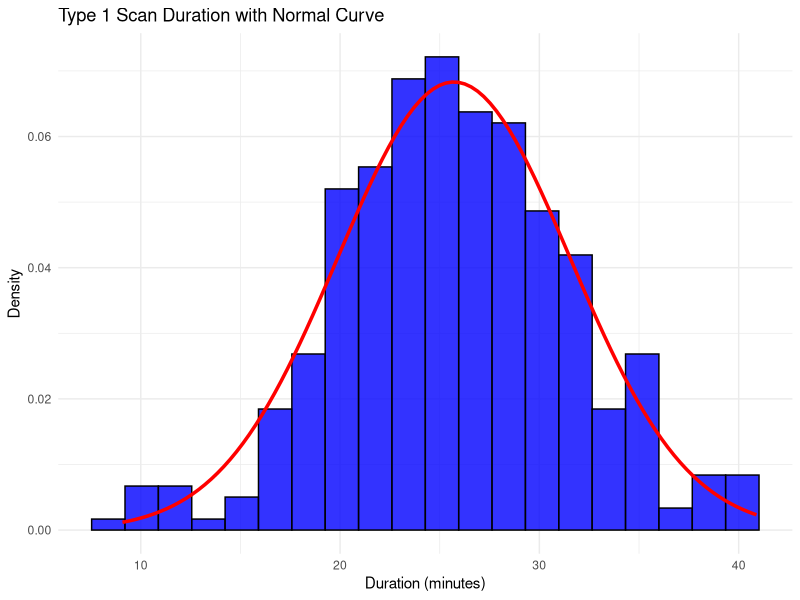
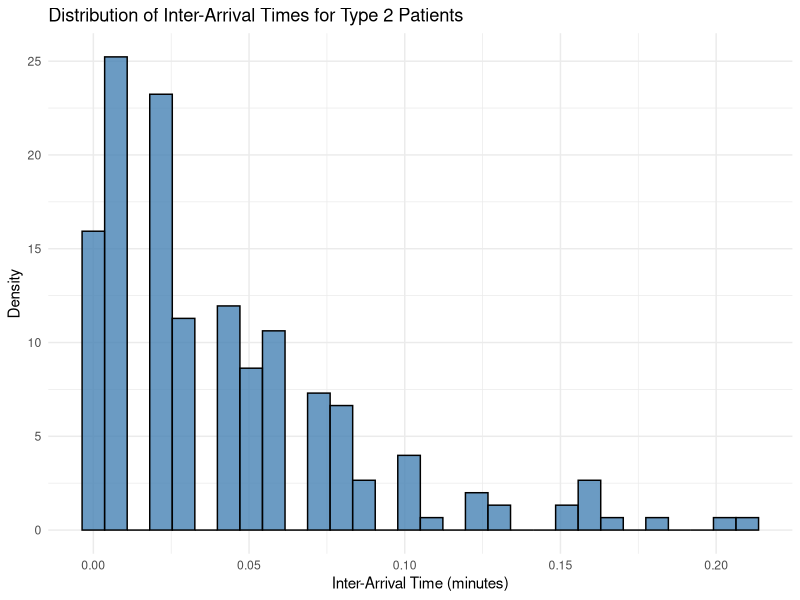

Source code (R) for these figures, in order: (Note: this script raises an error after producing the figures.)
#----load packages----
library(dplyr)
library(ggplot2)
library(readr)
library(tibble)
library(boot)

#----load data----
data <- read.csv("ScanRecords.csv") #load data
View(data)

data_n <- mutate(data, Duration = Duration * 60 , Time = as.numeric(Time)) #mutate 
#the data so everything is shown in minutes
View(data_n)

split_data <- split(data_n, data$PatientType) #split up the data for each type
View(split_data)
type1 <- split_data$"Type 1"  #type 1
type2 <- split_data$"Type 2"  #type 2

data_1d <- type1$Duration #load duration of type 1
data_2d <- type2$Duration #load duration of type 2
View(data_1d)
View(data_2d)

data_1t <- type1$Time #load duration of type 1
data_2t <- type2$Time #load duration of type 2
View(data_1t)
View(data_2t)

#----Patients type 1----
#----number daily patients (t1)----
#number of patients is a Poisson distribution (given in the case)

#Daily counts of Type 1 patients 
daily_counts_t1 <- summarise(
  group_by(type1, Date),
  n_patients = n(),
  .groups = "drop"
)

daily_n1 <- daily_counts_t1$n_patients
print(daily_n1)

lambda_hat <- mean(daily_n1)  #find the mean of the number of daily patients
lambda_hat <- round(lambda_hat, digits= 2)  #round up to have simple number for hospital
print(lambda_hat)
cat("Mean of number of patients of type 1 daily is:", lambda_hat,"\n")

sd_daily_n1 <- sd(daily_n1) #get the standard deviation for number of patients daily
sd_daily_n1 <- round(sd_daily_n1, digits= 2)  #round up number
print(sd_daily_n1)
cat("Standard deviance of number of patients of type 1 daily is:", sd_daily_n1,"\n")

#----bootstrap the uncertainty of daily patients (t1) parameters----
lambda_estimate <- function(data, indices) {
  resampled_data <- data[indices] # get new resampled data
  mean(resampled_data)  # calculate the new mean
}

sigma_estimate <- function(data, indices) {
  resampled_data <- data[indices] # get new resampled data
  sd(resampled_data)  # calculate the new standard deviation
}

# Bootstrapping part
n_boot <- 1000  # number of times for bootstrap replicates

# Bootstrap for mean
boot_results_daily1 <- boot(data = daily_n1,
                            statistic = lambda_estimate,
                            R = n_boot)

# Calculate CI for bootstrap at 0.95 for mean
boot_ci_daily_n1 <- boot.ci(boot_results_daily1, conf = 0.95, type = "bca")
results_boot_ci_d1 <- round(boot_ci_daily_n1$bca[4:5], digits = 2)
cat("Estimated lambda (mean daily arrivals for Type 1):", round(boot_results_daily1$t0, digits = 2), "\n")
cat("95% Confidence Interval for lambda:", results_boot_ci_d1, "\n")

# Bootstrap for standard deviation
boot_results_daily1_sd <- boot(data = daily_n1,
                               statistic = sigma_estimate,
                               R = n_boot)

# Calculate CI for bootstrap at 0.95 for standard deviation
boot_ci_daily_n1_sd <- boot.ci(boot_results_daily1_sd, conf = 0.95, type = "bca")
results_boot_ci_d1_sd <- round(boot_ci_daily_n1_sd$bca[4:5], digits = 2)
cat("Estimated sigma (standard deviation of daily arrivals for Type 1):", round(boot_results_daily1_sd$t0, digits = 2), "\n")
cat("95% Confidence Interval for sigma:", results_boot_ci_d1_sd, "\n")


#----scan duration patients type 1 ----
#----parameters for duration----
mean_dur_1 <- mean(data_1d)  #get the mean of the duration for the scans of type 1
mean_dur_1 <- round(mean_dur_1, digits= 2)  #round number of minutes
mean_dur_1
cat("Mean of duration for scans for patients type 1 is:", mean_dur_1, "\n")

sd_dur_1 <- sd(data_1d) #get the sd of type 1 for duration
sd_dur_1 <- round(sd_dur_1, digits= 2)
sd_dur_1
cat("SD of duration for scans for patients type 1 is:", sd_dur_1, "\n")


#----visualize distribution of duration type 1----
#histogram to get distribution of duration for type 1
ggplot(type1, aes(x = Duration)) +
  geom_histogram(aes(y = after_stat(density)), bins = 20, fill = "blue", color = "black", alpha = 0.8) +
  stat_function(fun = dnorm,
                args = list(mean = mean_dur_1, sd = sd_dur_1),
                color = "red", linewidth = 1.2) +
  labs(title = "Type 1 Scan Duration with Normal Curve",
       x = "Duration (minutes)", y = "Density") +
  theme_minimal()

#the line over the histogram fits the normal distribution with mu = 25.71 (mean_dur_1)
#and sigma = 5.84 (sd_dur_1)

#----bootstrap for duration parameters----
duration_estimate <- function(data, indices) {
  resampled_data <- data[indices] #get new resampled data of scan durations
  c(mean= mean(resampled_data), sd= sd(resampled_data))  #calculate always the new mean
}

#bootstraping part
n_boot <- 1000  #number of times for bootstrap replicates

boot_results_duration1 <- boot(data= data_1d,
                               statistic = duration_estimate,
                               R= n_boot)

#calculate CI for bootstrap at 0.95
boot_ci_duration1_mean <- boot.ci(boot_results_duration1, conf = 0.95, type = "bca", index=1)
print(boot_ci_duration1_mean)

boot_ci_duration1_sd <- boot.ci(boot_results_duration1, conf = 0.95, type = "bca", index=2)
print(boot_ci_duration1_sd)

cat("Estimated mean duration for Type 1:",
    round(boot_results_duration1$t0[1], digits=2), "\n")
cat("95% Confidence Interval for mean duration for Type 1",round(boot_ci_duration1_mean$bca[4:5],digits= 2),"\n")
cat("Estimated sd duration for Type 1:",
    round(boot_results_duration1$t0[2], digits=2), "\n")
cat("95% Confidence Interval for sd duration for Type 1",
    round(boot_ci_duration1_sd$bca[4:5], digits= 2),"\n")

#----Patients type 2----
#----number daily patients (t2)----
#number of patients is a Poisson distribution (given in the case)

#Daily counts of Type 2 patients 
daily_counts_t2 <- summarise(
  group_by(type2, Date),
  n_patients = n(),
  .groups = "drop"
)

daily_n2 <- daily_counts_t2$n_patients
print(daily_n2)

lambda_hat_t2 <- mean(daily_n2)  #find the mean of the number of daily patients
lambda_hat_t2 <- round(lambda_hat_t2, digits= 2)  #round up to have simple number for hospital
print(lambda_hat_t2)
cat("Mean of number of patients of type 2 daily is:", lambda_hat_t2,"\n")

sd_daily_n2 <- sd(daily_n2) #get the standard deviation for number of patients daily
sd_daily_n2 <- round(sd_daily_n2, digits= 2)  #round up number
print(sd_daily_n2)
cat("Standard deviance of number of patients of type 2 daily is:", sd_daily_n2,"\n")

#----bootstrap the uncertainty of daily patients (t2) parameters----
lambda_estimate_t2 <- function(data, indices) {
  resampled_data <- data[indices] #get new resampled data
  mean(resampled_data)  #calculate always the new mean
}

sigma_estimate_t2 <- function(data, indices) {
  resampled_data <- data[indices] # get new resampled data
  sd(resampled_data)  # calculate the new standard deviation
}

#bootstraping part
n_boot <- 1000  #number of times for bootstrap replicates

#bootstrap
boot_results_daily2 <- boot(data= daily_n2,
                            statistic = lambda_estimate_t2,
                            R= n_boot)

#calculate CI for bootstrap at 0.95
boot_ci_daily_n2 <- boot.ci(boot_results_daily2, conf = 0.95, type = "bca")
print(boot_ci_daily_n2)
results_boot_ci_d2 <- round(boot_ci_daily_n2$bca[4:5], digits=2)
results_boot_ci_d2
cat("Estimated lambda_t2 (mean daily arrivals for Type 2):", round(boot_results_daily2$t0, digits=2), "\n")
cat("95% Confidence Interval for lambda_t2:", results_boot_ci_d2, "\n")


# Bootstrap for standard deviation
boot_results_daily2_sd <- boot(data = daily_n2,
                               statistic = sigma_estimate_t2,
                               R = n_boot)

# Calculate CI for bootstrap at 0.95 for standard deviation
boot_ci_daily_n2_sd <- boot.ci(boot_results_daily2_sd, conf = 0.95, type = "bca")
results_boot_ci_d2_sd <- round(boot_ci_daily_n2_sd$bca[4:5], digits = 2)
cat("Estimated sigma (standard deviation of daily arrivals for Type 2):",
    round(boot_results_daily2_sd$t0, digits = 2), "\n")
cat("95% Confidence Interval for sigma:", results_boot_ci_d2_sd, "\n")

#----distribution inter-arrival times ----
# Plot histogram of times between arrival for Type 2 patients
type2_sorted <- type2 %>% arrange(Time)

inter_arrival_times <- diff(type2_sorted$Time)

ggplot(data.frame(inter_arrival_times), aes(x = inter_arrival_times)) +
  geom_histogram(aes(y = after_stat(density)), bins = 30, fill = "steelblue", color = "black", alpha = 0.8) +
  labs(title = "Distribution of Inter-Arrival Times for Type 2 Patients",
       x = "Inter-Arrival Time (minutes)",
       y = "Density") +
  theme_minimal()

#checking for exponential distribution
fit_exp <- fitdist(inter_arrival_times, "exp", method = "mle")
plot(fit_exp)

ggplot(data.frame(inter_arrival_times), aes(x = inter_arrival_times)) +
  geom_histogram(aes(y = after_stat(density)), bins = 30, fill = "blue", color = "black", alpha = 0.8) +
  stat_function(fun = dexp,
                args = (rate = fit_exp$estimate["rate"]),
                color = "red", linewidth = 1.2) +
  labs(title = "Distribution of Inter-Arrival Times for Type 2 Patients",
       x = "Inter-Arrival Time (minutes)",
       y = "Density") +
  theme_minimal()


#checking for gamma distribution for arrival times
fit_gamma_at <- fitdist(inter_arrival_times, "gamma", method = "mle")
plot(fit_gamma_at)


ggplot(data.frame(inter_arrival_times), aes(x = inter_arrival_times)) +
  geom_histogram(aes(y = after_stat(density)), bins = 30, fill = "blue", color = "black", alpha = 0.8) +
  stat_function(fun = dgamma,
                args = list(shape= fit_gamma_at$estimate["shape"], rate = fit_gamma_at$estimate["rate"]),
                color = "red", linewidth = 1.2) +
  labs(title = "Distribution of Inter-Arrival Times for Type 2 Patients",
       x = "Inter-Arrival Time (minutes)",
       y = "Density") +
  theme_minimal()

cat("Exponential AIC:", AIC(fit_exp), "\n")
cat("Gamma AIC:", AIC(fit_gamma_at), "\n")

cat("Exponential BIC:", BIC(fit_exp), "\n")
cat("Gamma BIC:", BIC(fit_gamma_at), "\n")

true_mean_exponential <- 1/(fit_exp$estimate["rate"])
cat("The mean of the inter-arrival types for t2 patients
    with the exp distribution is", round((true_mean_exponential), 2), "\n")

true_sd_exponential <- 1/sqrt((fit_exp$estimate["rate"]))
cat("The sd of the inter-arrival types for t2 patients
    with the exp distribution is", round((true_sd_exponential), 2), "\n")


#----scan duration patients type 2 ----
#----parameters for duration----
mean_dur_2 <- mean(data_2d)  #get the mean of the duration for the scans of type 1
mean_dur_2 <- round(mean_dur_2, digits= 2)  #round number of minutes
mean_dur_2

sd_dur_2 <- sd(data_2d) #get the sd of type 1 for duration
sd_dur_2 <- round(sd_dur_2, digits= 2)
sd_dur_2

#histogramm for type 2 arrival patients
ggplot(type2, aes(x = Duration)) +
  geom_histogram(aes(y = after_stat(density)), bins = 20, fill = "salmon", color = "black", alpha = 0.8) +
  stat_function(fun = dnorm,
                args = list(mean = mean_dur_2, sd = sd_dur_2),
                color = "red", linewidth = 1.2) +
  labs(title = "Type 2 Scan Duration with Normal Curve",
       x = "Duration (minutes)", y = "Density") +
  theme_minimal()

#----bootstrap for number patients type 2 ----
# Bootstrap for Type 2 # of patients per day
max_daily_n2 <- max(daily_n2)
print(max_daily_n2)

min_daily_n2 <- min(daily_n2)
print(min_daily_n2)

mean_daily_n2 <- mean(daily_n2)
sd_daily_n2 <- sd(daily_n2)

set.seed(42)
B <- 999
alpha <- 0.05
n_days <- length(daily_n2)

# Initialize vector to store bootstrap mean and standard deviation 
boot_mean_daily <- numeric(B)
boot_sd_daily <- numeric(B)


for (b in 1:B){
  sample_days <- sample.int(n_days, size=n_days, replace = TRUE)
  sample_counts <- daily_n2[sample_days]
  boot_mean_daily[b] <- mean(sample_counts)
  boot_sd_daily[b] <- sd(sample_counts)
}

# Bootstrap percentile confidence intervals 
ci_mean_daily <- quantile(boot_mean_daily, probs = c(alpha/2, 1 - alpha/2))
print(ci_mean_daily)
ci_sd_daily <- quantile(boot_sd_daily, probs = c(alpha/2, 1 - alpha/2))
print(ci_sd_daily)


#----bootstrap for duration type 2----
# Bootstrap for Type 2 Duration (non-parametric)

set.seed(42) #set seed for reproducibility
B <- 999       # number of bootstrap resamples
alpha <- 0.05

X <- type2$Duration   #scan durations for type 2 patients
n <- length(X)
X_bar <- mean(X)
St.Dev <- sd(X)

# Initialize vector for studentized statistics
Q_star <- numeric(B)

for (b in 1:B) {
  # bootstrap sample
  X_star <- sample(X, size = n, replace = TRUE)
  X_bar_star <- mean(X_star)
  St.Dev_star <- sd(X_star)
  
  # studentized statistic
  Q_star[b] <- (X_bar_star - X_bar) / St.Dev_star
}

# Studentized bootstrap CI for the mean

# Percentiles of the studentized stats
q_low <- quantile(Q_star, alpha/2)
q_high <- quantile(Q_star, 1 - alpha/2)

# Transform back to original mean scale
ci_mean <- c(
  X_bar - q_high * St.Dev,
  X_bar - q_low * St.Dev
)

cat("Studentized bootstrap 95% CI for mean Duration:",
    ci_mean,"\n")

# Bootstrap median, 90th percentile, and SD (percentile)

boot_median <- numeric(B)
boot_p90 <- numeric(B)
boot_sd <- numeric(B)

for (b in 1:B){
  samp <- sample(X, size = n, replace = TRUE)
  boot_median[b] <- median(samp)
  boot_p90[b] <- quantile(samp, 0.9)
  boot_sd[b] <- sd(samp)
}

ci_median <- quantile(boot_median, c(alpha/2, 1-alpha/2))
ci_p90 <- quantile(boot_p90, c(alpha/2, 1-alpha/2))
ci_sd <- quantile(boot_sd, c(alpha/2, 1-alpha/2))

cat("Bootstrap 95% CI for median:\n"); print(ci_median)
cat("Bootstrap 95% CI for 90th percentile:\n"); print(ci_p90)
cat("Bootstrap 95% CI for SD:\n"); print(ci_sd)

#----visualize the scan duration distribution ----
ggplot(type2, aes(x=Duration))+
  geom_histogram(aes(y= after_stat(density)), bins=20, fill= "steelblue", color= "black",
                 alpha = 0.8)+
  labs(title= "Type 2 Scan duration (Empirical Distribution)",
       x= "Duration (minutes)", y= "Density")+
  theme_minimal()


#----finding appropriate distribution for type 2 scan durations ----
library(fitdistrplus)

fit_gamma <- fitdist(type2$Duration, "gamma", method = "mle")
fit_lognormal <- fitdist(type2$Duration, "lnorm", method = "mle")


plot(fit_gamma)
plot(fit_lognormal)

#aic/ bic to compare
AIC(fit_gamma)
AIC(fit_lognormal)
BIC(fit_gamma)
BIC(fit_lognormal)

#----MC Sim for gamma dist----
n_d2 <- length(data_2d)

set.seed(42)                           # Set the seed for the random number generator
nr.sim <- 5000                          # Number of simulations
n <- n_d2                               # Size is number of observations of scans for t2 patients
alpha <- 0.05                           # Nominal level of the test

sim_mean_gamma <- rep(0, times = nr.sim)      # Initialise a vector of 0s to store means
sim_sd_gamma <- rep(0, times = nr.sim)      # Initialise a vector of 0s to store sd

for (i in 1:nr.sim){                    # Start the simulations
  ## Step 1: Simulate ##
  X <- rgamma(n, shape = fit_gamma$estimate["shape"], rate = fit_gamma$estimate["rate"])   # Draw X
  
  ## Step 2: Apply ##
  sim_mean_gamma[i] <- mean(X)                    # Sample mean of X
  sim_sd_gamma[i] <- sd(X)                     # Standard deviation of X
  
}

## Step 3: Summarize ##
true_mean_gamma <- fit_gamma$estimate["shape"]/ fit_gamma$estimate["rate"]
true_sd_gamma <- sqrt(fit_gamma$estimate["shape"])/ fit_gamma$estimate["rate"]

cat("True mean:", round(true_mean_gamma, 2), "\n")
cat("Mean of simulated means:", round(mean(sim_mean_gamma), 2), "\n")
cat("True standard deviation:", round(true_sd_gamma,2), "\n")
cat("Mean of simulated standard deviations:", round(mean(sim_sd_gamma), 2), "\n")


#----MC Sim for lognormal dist----
set.seed(42)                           # Set the seed for the random number generator
nr.sim <- 5000                          # Number of simulations
n <- n_d2                               # Size is number of observations of scans for t2 patients
alpha <- 0.05                           # Nominal level of the test

sim_mean_lognorm <- rep(0, times = nr.sim)      # Initialise a vector of 0s to store means
sim_sd_lognorm <- rep(0, times = nr.sim)      # Initialise a vector of 0s to store sds

for (i in 1:nr.sim){                    # Start the simulations
  ## Step 1: Simulate ##
  X <- rlnorm(n, meanlog = fit_lognormal$estimate["meanlog"], sdlog = fit_lognormal$estimate["sdlog"])   # Draw X
  
  ## Step 2: Apply ##
  sim_mean_lognorm[i] <- mean(X)                    # Sample mean of X
  sim_sd_lognorm[i] <- sd(X)                     # Standard deviation of X
}

## Step 3: Summarize ##
mu_l <- fit_lognormal$estimate["meanlog"]
sigma_l <- fit_lognormal$estimate["sdlog"]

true_mean_lognorm <- exp(mu_l + (sigma_l)^2/2)
true_sd_lognorm <- sqrt((exp((sigma_l)^2)-1)*exp(2*mu_l+(sigma_l)^2))

cat("True mean:", round(true_mean_lognorm, 2),"\n")
cat("Mean of simulated means:", round(mean(sim_mean_lognorm),2), "\n")
cat("True standard deviation:", round(true_sd_lognorm,2), "\n")
cat("Mean of simulated standard deviations:", round(mean(sim_sd_lognorm), 2), "\n")

#----visualize log norm dist----
#----visualize the scan duration distribution ----
ggplot(type2, aes(x=Duration))+
  geom_histogram(aes(y= after_stat(density)), bins=20, fill= "darkgreen", color= "black",
                 alpha = 0.8)+
  stat_function(fun = dlnorm,
                args = list(meanlog = fit_lognormal$estimate["meanlog"], sdlog = fit_lognormal$estimate["sdlog"]),
                color = "red", linewidth = 1.2) +
  labs(title = "Type 2 Scan Duration with Lognormal Curve",
       x= "Duration (minutes)", y= "Density")+
  theme_minimal()

#----visualize gamma dist----
#----visualize the scan duration distribution ----
ggplot(type2, aes(x=Duration))+
  geom_histogram(aes(y= after_stat(density)), bins=20, fill= "orange", color= "black",
                 alpha = 0.8)+
  stat_function(fun = dgamma,
                args = list(shape = fit_gamma$estimate["shape"], rate = fit_gamma$estimate["rate"]),
                color = "red", linewidth = 1.2) +
  labs(title = "Type 2 Scan Duration with Gamma Curve",
       x= "Duration (minutes)", y= "Density")+
  theme_minimal()
#----end----
